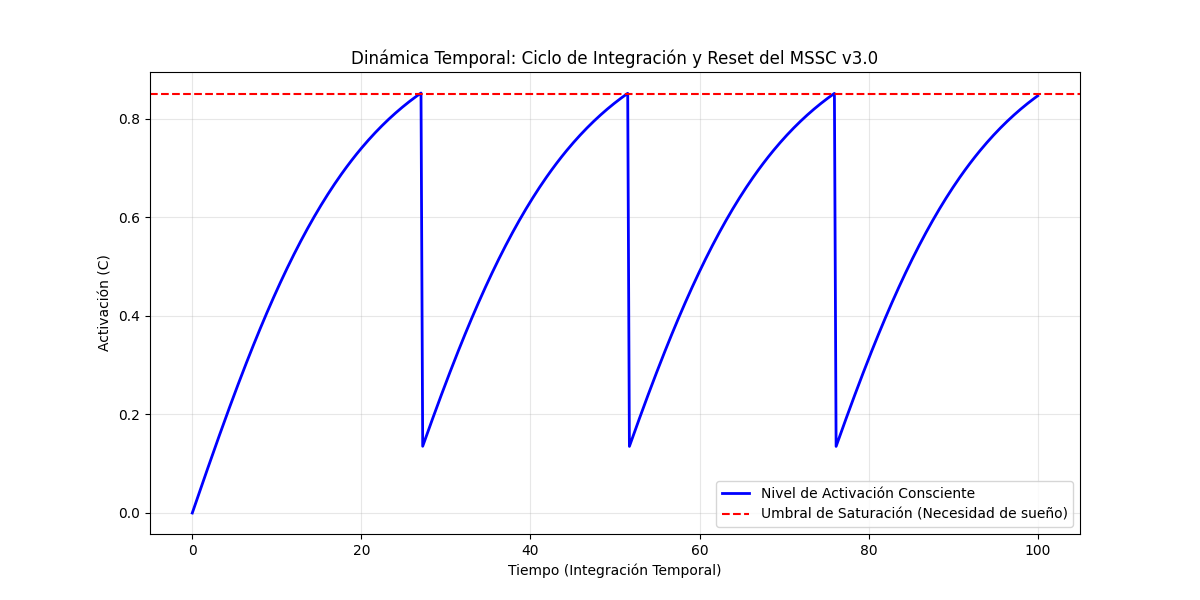

Write Python code to recreate this figure.
import numpy as np
import matplotlib.pyplot as plt

# Parámetros del sistema
pasos = 500
t = np.linspace(0, 100, pasos)
alpha = 1.0        # Capacidad máxima
beta = 0.5         # Sensibilidad
gamma = 0.02       # Deriva lineal (entrada de información)
umbral = 0.85      # Punto donde se activa el reset (sueño)

# Variables de estado
L = np.zeros(pasos)  # Nivel de consciencia
activacion = np.zeros(pasos)

# Simulación de la dinámica temporal
for i in range(1, pasos):
    # Crecimiento de la consciencia (MSSC v2.0)
    L[i] = L[i-1] + (gamma - 0.001 * L[i-1]) 
    activacion[i] = alpha * np.tanh(beta * L[i])
    
    # Mecanismo de Reset (v3.0) - Si llega al umbral, ocurre el sueño
    if activacion[i] > umbral:
        L[i] = L[i] * 0.1  # El "reset" reduce la carga de información
        print(f"Punto de reset detectado en t={i}")

# Visualización
plt.figure(figsize=(12, 6))
plt.plot(t, activacion, label='Nivel de Activación Consciente', color='blue', linewidth=2)
plt.axhline(y=umbral, color='red', linestyle='--', label='Umbral de Saturación (Necesidad de sueño)')
plt.title('Dinámica Temporal: Ciclo de Integración y Reset del MSSC v3.0')
plt.xlabel('Tiempo (Integración Temporal)')
plt.ylabel('Activación (C)')
plt.legend()
plt.grid(True, alpha=0.3)
plt.show()
